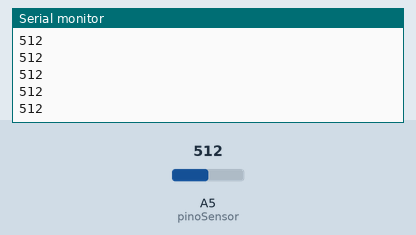
Recording of a sketch running on a simulated Arduino Uno, built with avr-gcc and run on an emulated ATmega328P. Shown: the last lines printed to the serial monitor. The inputs (shaded band) are chosen by the test bench; at power-on: A5 (pinoSensor) = 512.

Above: at 1.2 s.
1.3 s: A5 (pinoSensor) set to 716
At 1.31 s:
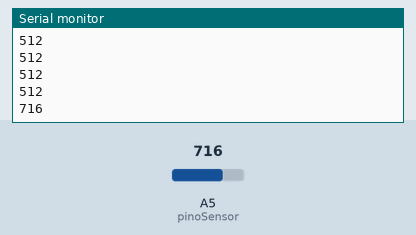
2.8 s: A5 (pinoSensor) set to 900
At 2.81 s:
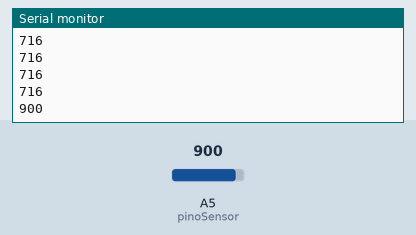
Timing chart, 0 to 5.8 s (numbered marks = the images above; inputs shaded):
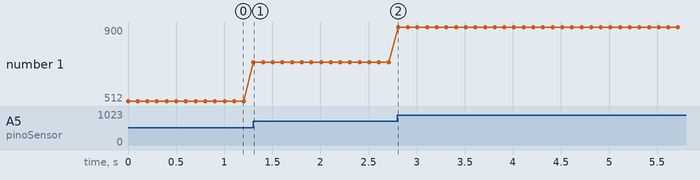

Measured:
- after the input at 1.3 s, the serial monitor: prints a new line at once (image 1)
- after the input at 2.8 s, the serial monitor: prints a new line at once (image 2)
- plotted number 1: 512 → 716 after the input at 1.3 s, 716 → 900 after the input at 2.8 s

The sketch:

sensor_de_presenca_analog_read.ino
```cpp
int pinoSensor = A5;
 int sensor;
void setup() {
Serial.begin(9600);
pinMode(pinoSensor,INPUT); //E o sensor uma entrada.
}
void loop() {
  sensor = analogRead(pinoSensor);
  Serial.println(sensor);
  delay(100);
}
```
